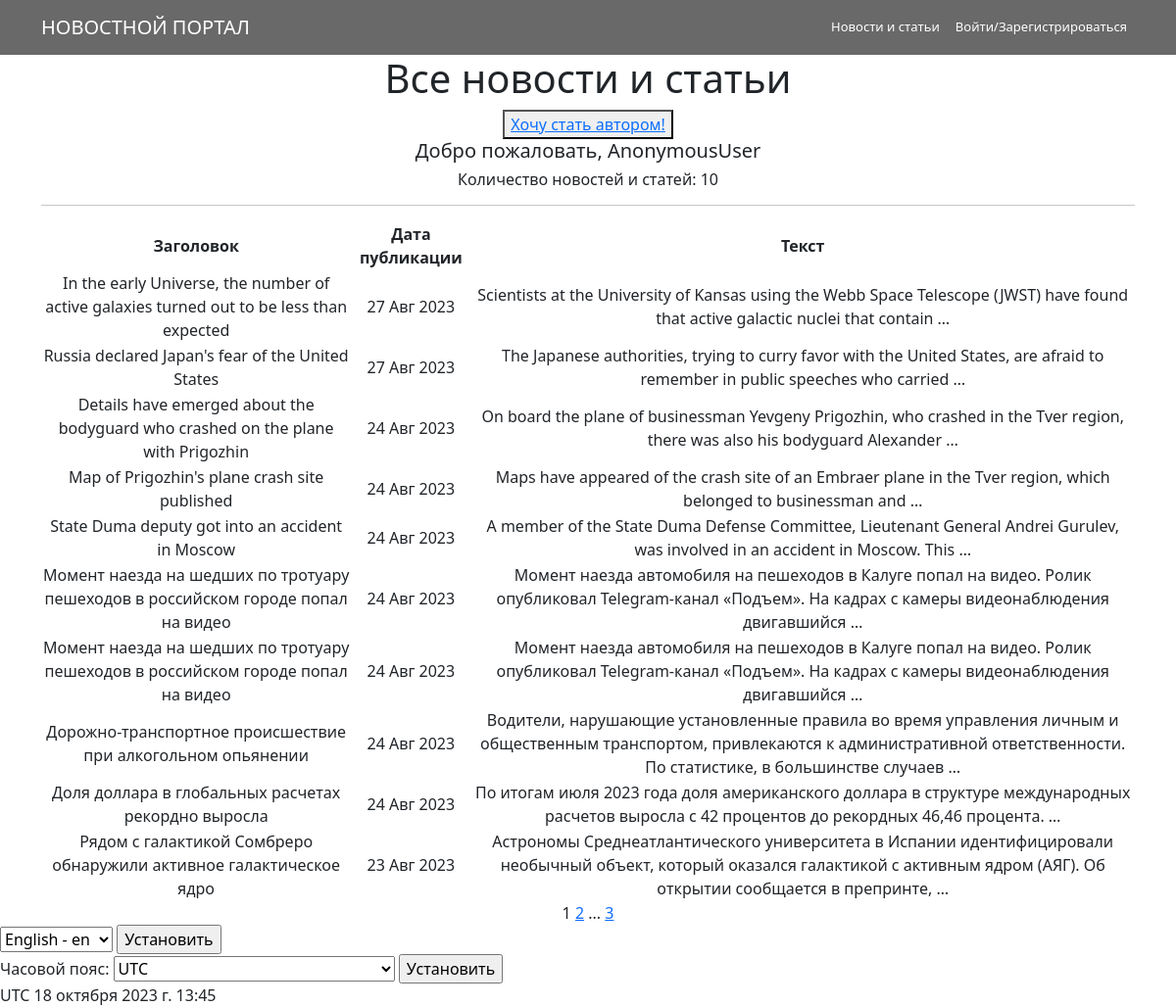
/posts/, run on the app's committed database.
### news/models.py (models this page shows, shortened)
class Post(models.Model):
    news = 'NW'
    article = 'AR'
    CHAPTER = [
        (news, 'Новость'),
        (article, 'Статья')
    ]
    post_type = models.CharField(max_length=2, choices=CHAPTER, default=news)
    post_time = models.DateTimeField(auto_now_add=True)
    headline = models.CharField(max_length=255)
    article_text = models.TextField()
    rating = models.IntegerField(default=0)
    post_author = models.ForeignKey(Author, on_delete=models.CASCADE)
    post_category = models.ManyToManyField(Category, through='PostCategory')

### news/views.py (the view, shortened to what this page needs)
# urls.py: path('', cache_page(60)(PostList.as_view()), name='post_list'),
class PostList(ListView):
    model = Post
    ordering = '-post_time'
    template_name = 'posts.html'
    context_object_name = _('posts')
    paginate_by = 10
    form_class = PostForm
    def get_context_data(self, **kwargs):
        context = super().get_context_data(**kwargs)
        context['is_not_author'] = not self.request.user.groups.filter(name='authors').exists()
        context['categories'] = Category.objects.all()
        context['form'] = self.form_class()
        context['current_time'] = timezone.localtime(timezone.now())
        context['timezones'] = pytz.common_timezones
        return context

### news/forms.py
class PostForm(forms.ModelForm):
    headline = forms.CharField(label='Заголовок')
    article_text = forms.CharField(min_length=20, label='Текст новости')
    post_author = forms.ModelChoiceField(queryset=Author.objects.all(), label='Автор', empty_label='Любой')
    post_category=forms.ModelMultipleChoiceField(queryset=Category.objects.all(), label='Категория')
    class Meta:
        model = Post
        fields = [
            'headline',
            'article_text',
            'post_author',
            'post_category'
        ]

### news/templatetags/custom_filters.py (called while the page is built)
@register.filter()
def censor(value):
    if not isinstance(value, str):
        raise TypeError()
    for word in bad_words:
        value = value.replace(word, word[0] + '*' * (len(word) - 1))
    return value

### news/templatetags/custom_tags.py (called while the page is built)
@register.simple_tag(takes_context=True)
def url_replace(context, **kwargs):
    d = context['request'].GET.copy()
    for k, v in kwargs.items():
        d[k] = v
    return d.urlencode()

### templates/posts.html (shortened to what this page needs)
{% extends 'flatpages/default.html' %}
{% load custom_filters %}
{% load custom_tags %}
{% load i18n %}
{% load tz %}
{% block content %}
    <h1>{% trans "Все новости и статьи" %}</h1>
    {% load cache %}
    {% cache 100 buttons %}
        {% if is_not_author %}
        <button> <a href="upgrade/">{% trans "Хочу стать автором" %}! </a> </button>
        {% endif %}
    {% endcache %}
    <h5>{% trans "Добро пожаловать" %}, {{ request.user }}</h5>
    <h6> {% trans "Количество новостей и статей" %}: {{ posts|length }}</h6>
    <hr>
    {% if posts %}
        <table>
            <tr>
                <td><b>{% trans "Заголовок" %}</b></td>
                <td><b>{% trans "Дата публикации" %}</b></td>
                <td><b>{% trans "Текст" %}</b></td>
            </tr>
            {% for post in posts %}
            <tr>
                <td>{{ post.headline|censor }}</td>
                <td>{{ post.post_time|date:'d M Y' }}</td>
                <td>{{ post.article_text|truncatewords:20|censor }}</td>
            </tr>
            {% endfor %}
        </table>
    {% else %}
        <h2>{% trans "Новостей нет" %}!</h2>
    {% endif %}
    {{ page_obj.number }}
    {% if page_obj.has_next %}
        <a href="?{% url_replace page=page_obj.next_page_number %}">{{ page_obj.next_page_number }}</a>
        {% if paginator.num_pages != page_obj.next_page_number %}
            ...
            <a href="?{% url_replace page=page_obj.paginator.num_pages %}">{{ page_obj.paginator.num_pages }}</a>
        {% endif %}
    {% endif %}
{% endblock content %}

### data on the page
Post: headline|censor "In the early Universe, the number of active galaxies turned out to be less than expected", post_time "27 Авг 2023", article_text|censor "Scientists at the University of Kansas using the Webb Space Telescope (JWST) have found that active galactic nuclei that contain …"
Post: headline|censor "Russia declared Japan's fear of the United States", post_time "27 Авг 2023", article_text|censor "The Japanese authorities, trying to curry favor with the United States, are afraid to remember in public speeches who carried …"
Post: headline|censor "Details have emerged about the bodyguard who crashed on the plane with Prigozhin", post_time "24 Авг 2023", article_text|censor "On board the plane of businessman Yevgeny Prigozhin, who crashed in the Tver region, there was also his bodyguard Alexander …"
Post: headline|censor "Map of Prigozhin's plane crash site published", post_time "24 Авг 2023", article_text|censor "Maps have appeared of the crash site of an Embraer plane in the Tver region, which belonged to businessman and …"
Post: headline|censor "State Duma deputy got into an accident in Moscow", post_time "24 Авг 2023", article_text|censor "A member of the State Duma Defense Committee, Lieutenant General Andrei Gurulev, was involved in an accident in Moscow. This …"
Post: headline|censor "Момент наезда на шедших по тротуару пешеходов в российском городе попал на видео", post_time "24 Авг 2023", article_text|censor "Момент наезда автомобиля на пешеходов в Калуге попал на видео. Ролик опубликовал Telegram-канал «Подъем». На кадрах с камеры видеонаблюдения двигавшийся …"
Post: headline|censor "Момент наезда на шедших по тротуару пешеходов в российском городе попал на видео", post_time "24 Авг 2023", article_text|censor "Момент наезда автомобиля на пешеходов в Калуге попал на видео. Ролик опубликовал Telegram-канал «Подъем». На кадрах с камеры видеонаблюдения двигавшийся …"
Post: headline|censor "Дорожно-транспортное происшествие при алкогольном опьянении", post_time "24 Авг 2023", article_text|censor "Водители, нарушающие установленные правила во время управления личным и общественным транспортом, привлекаются к административной ответственности. По статистике, в большинстве случаев …"
Post: headline|censor "Доля доллара в глобальных расчетах рекордно выросла", post_time "24 Авг 2023", article_text|censor "По итогам июля 2023 года доля американского доллара в структуре международных расчетов выросла с 42 процентов до рекордных 46,46 процента. …"
Post: headline|censor "Рядом с галактикой Сомбреро обнаружили активное галактическое ядро", post_time "23 Авг 2023", article_text|censor "Астрономы Среднеатлантического университета в Испании идентифицировали необычный объект, который оказался галактикой с активным ядром (АЯГ). Об открытии сообщается в препринте, …"

### other printed values
{{ request.user }} "AnonymousUser"
{{ posts|length }} "10"
{{ page_obj.number }} "1"
{{ page_obj.next_page_number }} "2"
{{ page_obj.paginator.num_pages }} "3"
{{ TIME_ZONE }} "UTC"
{{ current_time|timezone:TIME_ZONE }} "18 октября 2023 г. 13:45"
form field language "English - en"
form field timezone "UTC"
